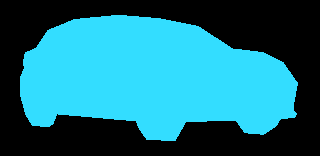
#> input picture labs/lab3/SegmentationClass/blue.png, 320 x 156 px, found by its file name
$ python compareYolo_Unet.py
#> lines starting #> are read from the running program, lines starting #| are printed output that depends on the picture; after the words box and inside, x2 and y2 are one past the last pixel; in counts of white or black regions, pixels touching at a corner belong together
import cv2
import numpy as np

# Load GT and predicted masks (grayscale)
gt = cv2.imread(
    "C:/university/241-353/T.Fern/program/labs/lab3/SegmentationClass/blue.png", cv2.IMREAD_GRAYSCALE)
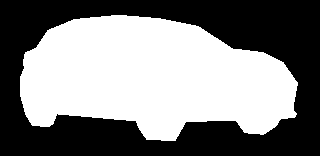
#> gt: shape (156, 320); values 0 (black) and 174 (white), 50.5% white; 1 black region, box (x1, y1, x2, y2) and area: (0, 0, 320, 156) 24689
yolo_pred = cv2.imread("yolo_pred.png", cv2.IMREAD_GRAYSCALE)
unet_pred = cv2.imread("unet_pred.png", cv2.IMREAD_GRAYSCALE)

# Convert to binary (threshold-based)
gt_bin = (gt > 0).astype(np.uint8)
#> (the run stopped early here; a loop or call above may not have finished)
